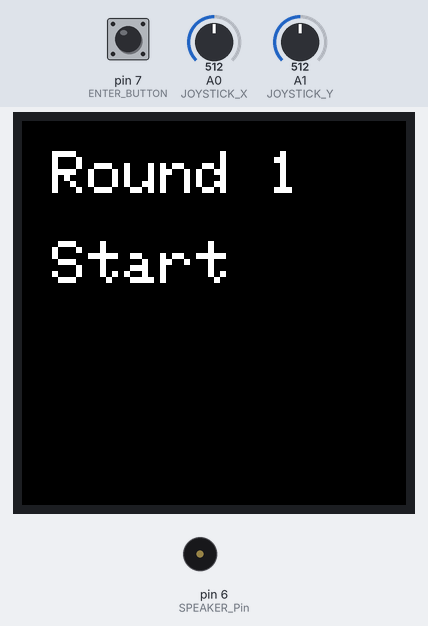
The sketch below on a simulated Arduino Uno, built for the host (arithmetic inside an expression is 32-bit, double 64-bit). Parts: 128×128 colour display, buzzer (waves = sounding, pin HIGH). The test bench sets the inputs (shaded band); at power-on: A0 (JOYSTICK_X) = 512, pin 7 (ENTER_BUTTON) HIGH, A1 (JOYSTICK_Y) = 512. Random numbers use the default seed unless the sketch sets one.

Above: at 1.6 s.
1.7 s: A0 (JOYSTICK_X) set to 610
4.7 s: pin 7 (ENTER_BUTTON) pulled LOW for 0.35 s
At 5.14 s:
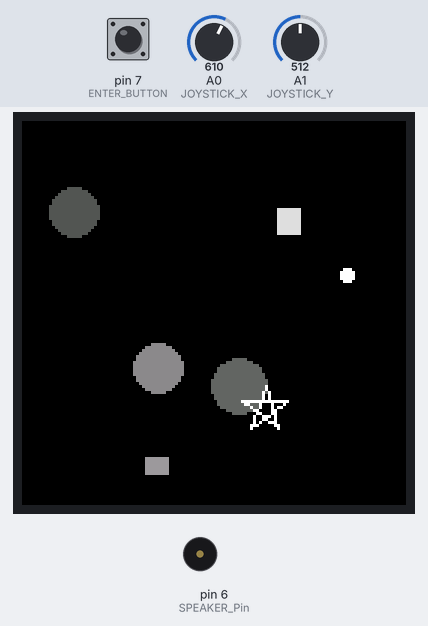
7.7 s: pin 7 (ENTER_BUTTON) pulled LOW for 0.35 s
At 8.09 s:
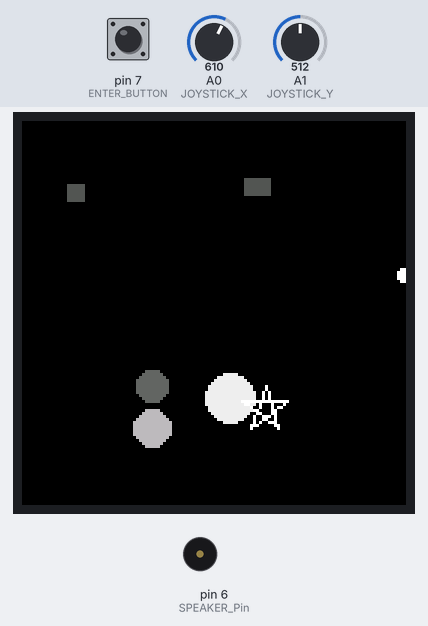
10.7 s: A1 (JOYSTICK_Y) set to 610
At 11.27 s:
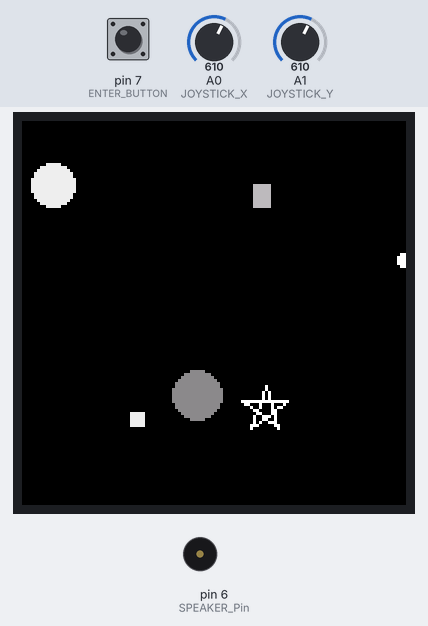
13.7 s: A0 (JOYSTICK_X) set to 390
At 13.76 s:
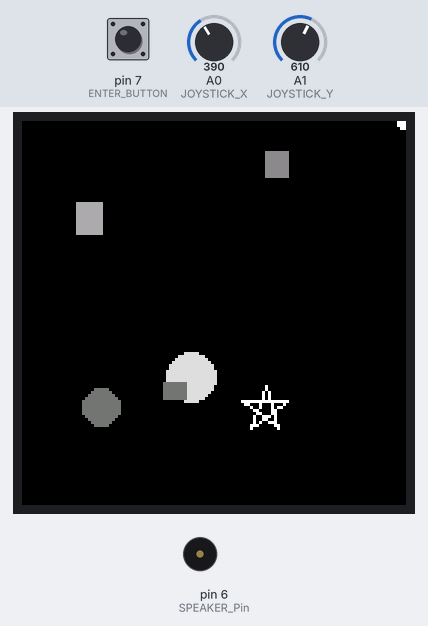
16.7 s: pin 7 (ENTER_BUTTON) pulled LOW for 1 s
At 16.71 s:
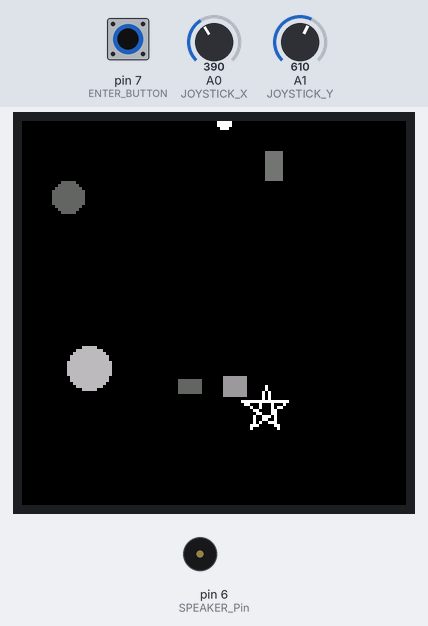
Timing chart, 0 to 19.7 s (numbered marks = the images above; inputs shaded):
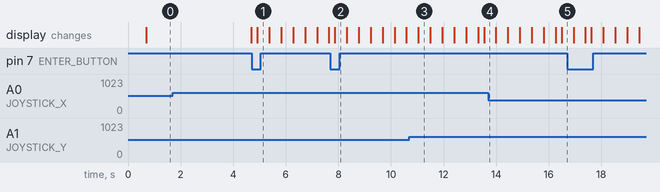

The sketch:

Final_ProjectDone.ino
```cpp
// needed libraries for oled
#include <Adafruit_GFX.h>
#include <Adafruit_SSD1327.h>
#include <Wire.h>

// OLED Setup
#define SCREEN_WIDTH 128    // Width of screen
#define SCREEN_HEIGHT 128   // height of screen
Adafruit_SSD1327 display = Adafruit_SSD1327(SCREEN_WIDTH, SCREEN_HEIGHT, &Wire);

// Joystick Pins
#define JOYSTICK_X A0   // Joystick X-axis
#define JOYSTICK_Y A1   // Joystick Y-axis

// Enter Button Pin
#define ENTER_BUTTON 7  // Button to enter, when on star

// Speaker Pin
#define SPEAKER_Pin 6   // Pin for speaker to produce sound

// Global Variables
bool gameActive = false;    // Indicates if game is active
long reactionTimes[10];     // Array to store reaction times for each round in ms
int numShapes = 5;          // Initial number of moving shapes on the screen
int shapePositions[10][2];  // Array to store positions of up to 10 moving shapes
int posX, posY;             // Joystick-conttrolled cursor position (X, Y)
int targetX, targetY;       // Position of the target star
int cursorSpeed = 5;        // Speed of cursor movement

// Function Prototypes
void startRound(int round);     // Displayes start message for round
void playRound(int round);      // Handles gameplay
void endRound(int round);       // Displayes end message for the round
void initializeShapes();        // Randomly initializes positions of moving shapes
void drawMovingShapes();        // Draws moving shapes on screen
void drawStar(int x, int y, int radius, int brightness);  // Draws a star shape
void displayResults();          // Displayes the final game results


void setup() {
  // Initialize3 Serial Monitor
  Serial.begin(9600);

  // Initialize OLED
  if (!display.begin(SSD1327_I2C_ADDRESS, 0x3D)) {
    Serial.println("SSD1327 allocation failed");
    while (1);  // Halt if fails
  }

  display.clearDisplay();
  display.display();

  // configure button and speaker pins
  pinMode(ENTER_BUTTON, INPUT_PULLUP);  // configure button as input w/ pullup resistor
  pinMode(SPEAKER_Pin, OUTPUT);       // speaker as output
}

void loop() {
  // Main game loop for 10 rounds
  for (int currentRound = 1; currentRound <= 10; currentRound++) {
    startRound(currentRound);   // Display start of round
    playRound(currentRound);    // Play round
    endRound(currentRound);     // Display end of the round

    // Increase difficulty after each round
    numShapes = min(numShapes + 2, 10);     // Increase number of shapes (max 10)
    cursorSpeed = min(cursorSpeed + 1, 10); // Increase cursor speed (max 10)
  }

  // Display final results after game ends
  displayResults();
  while (1); // Halt after display results
}

void startRound (int round) {
  // Display start message for the round
  display.clearDisplay();
  display.setCursor (10, 10);
  display.setTextSize(2);
  display.setTextColor(15);
  display.print("Round ");
  display.print(round);
  display.setCursor(10, 40);
  display.println("Start");
  display.display();
  delay(2000);  // wait 2 seconds before round starts
}

void playRound (int round) {
  // Play a single round of the game
  display.clearDisplay();
  unsigned long randomDelay = random(1000, 5000); // Random delay before round starts
  delay(randomDelay);

  // Initialize positions of moving shape
  initializeShapes();

  // Random Star position
  targetX = random(20, SCREEN_WIDTH - 20);
  targetY = random(20, SCREEN_HEIGHT - 20);

  // Random starting position of joystick cursor
  posX = random(0, SCREEN_WIDTH);
  posY = random(0, SCREEN_HEIGHT);

  // Record start time of round
  unsigned long startTime = millis();
  gameActive = true;

  // Gameplay loop
  while (gameActive) {
    int xValue = analogRead(JOYSTICK_X);  // read X-axis joystick value
    int yValue = analogRead(JOYSTICK_Y);  // read Y-axis joystick value
    bool buttonPressed = digitalRead(ENTER_BUTTON) == LOW; // check if button is pressed

    // Adjust cursor position based on joystick input
    if (xValue > 600) posX = constrain(posX + cursorSpeed, 0, SCREEN_WIDTH - 1);
    if (xValue < 400) posX = constrain(posX - cursorSpeed, 0, SCREEN_WIDTH - 1);
    if (yValue > 600) posY = constrain(posY - cursorSpeed, 0, SCREEN_HEIGHT - 1);
    if (yValue < 400) posY = constrain(posY + cursorSpeed, 0, SCREEN_HEIGHT - 1);

    // Clear display and redraw elements
    display.clearDisplay();
    drawMovingShapes();   // draw dynamically moving shapes
    drawStar(targetX, targetY, 8, 15);  // draw target star
    display.fillCircle(posX, posY, 2, 15);  // draw cursor
    display.display();

    // Check if cursor overlaps with target and button is pressed
    if (buttonPressed && abs(posX - targetX) <= 8 && abs(posY - targetY) <= 8) {
      gameActive = false;   // End round
      tone(SPEAKER_Pin, 1000, 200); // Play sound on success
    }

    delay(30); // delay for smooth motion
  }
  unsigned long endTime = millis(); // record end time of round
  reactionTimes[round - 1] = endTime - startTime; // calculate reaction time
}

void endRound(int round) {
  // Display end message for the round
  display.clearDisplay();
  display.setCursor (10, 10);
  display.setTextSize(2);
  display.setTextColor(15);
  display.print("Round ");
  display.print(round);
  display.setCursor(10, 40);
  display.println("End");
  display.display();
  delay(2000);  // wait 2 seconds before round start
}

void initializeShapes() {
  // Randomly initialize positions of shapes
  for (int i = 0; i < numShapes; i++) {
    shapePositions[i][0] = random(10, SCREEN_WIDTH - 10);
    shapePositions[i][1] = random(10, SCREEN_HEIGHT - 10);
  }
}


void drawMovingShapes() {
  // Draw and move shapes dynamically on screen
  for (int i = 0; i < numShapes; i++) {
    int &x = shapePositions[i][0];
    int &y = shapePositions[i][1];
    int dx = random (-3, 4);  // random X-axis movement
    int dy = random (-3, 4);  // random Y-axis movement

    // Constrain movement to screen size
    x = constrain(x +dx, 10, SCREEN_WIDTH - 10);
    y = constrain(y +dy, 10, SCREEN_HEIGHT - 10);

    // Randomly draw circles or rectangles for shapes
    if (random(0, 2) == 0) {
      display.fillCircle(x, y, random(5, 10), random(5, 15));
    } else {
      display.fillRect(x, y, random(5, 10), random(5, 15), random (5, 15));
    }
  }
}

void drawStar(int x, int y, int radius, int brightness) {
  // Draw a star shape at a given position
  for (int i = 0; i < 5; i++) {
    float angle1 = i * (2 * PI / 5) - PI / 2; // angles for star points
    float angle2 = (i + 2) * (2 * PI / 5) - PI / 2;

    int x1 = x + cos(angle1) * radius;
    int y1 = y + sin(angle1) * radius;
    int x2 = x + cos(angle2) * radius;
    int y2 = y + sin(angle2) * radius;

    // Draw lines connecting star
    display.drawLine(x1, y1, x2, y2, brightness);
  }
}

void displayResults() {
  // Display the final results of the game
  display.clearDisplay();
  display.setCursor (10, 10);
  display.setTextSize(2);
  display.setTextColor(15);
  display.println("Game Over");
  long totalReactionTime = 0;

  // Calculate total reaction time
  for (int i = 0; i < 10; i++) {
    totalReactionTime += reactionTimes[i];
  }
  long avgReactionTime = totalReactionTime / 10;  // calculate average reaction time

  display.setCursor (10, 30);
  display.setTextSize(2);
  display.setTextColor(15);
  display.print("AVG TIME: ");
  display.print(avgReactionTime);
  display.println("ms");
  display.display();
}
```

Measured:
- what the display in image 3 shows lasts 0.5 s, from 11.0 s to 11.5 s
